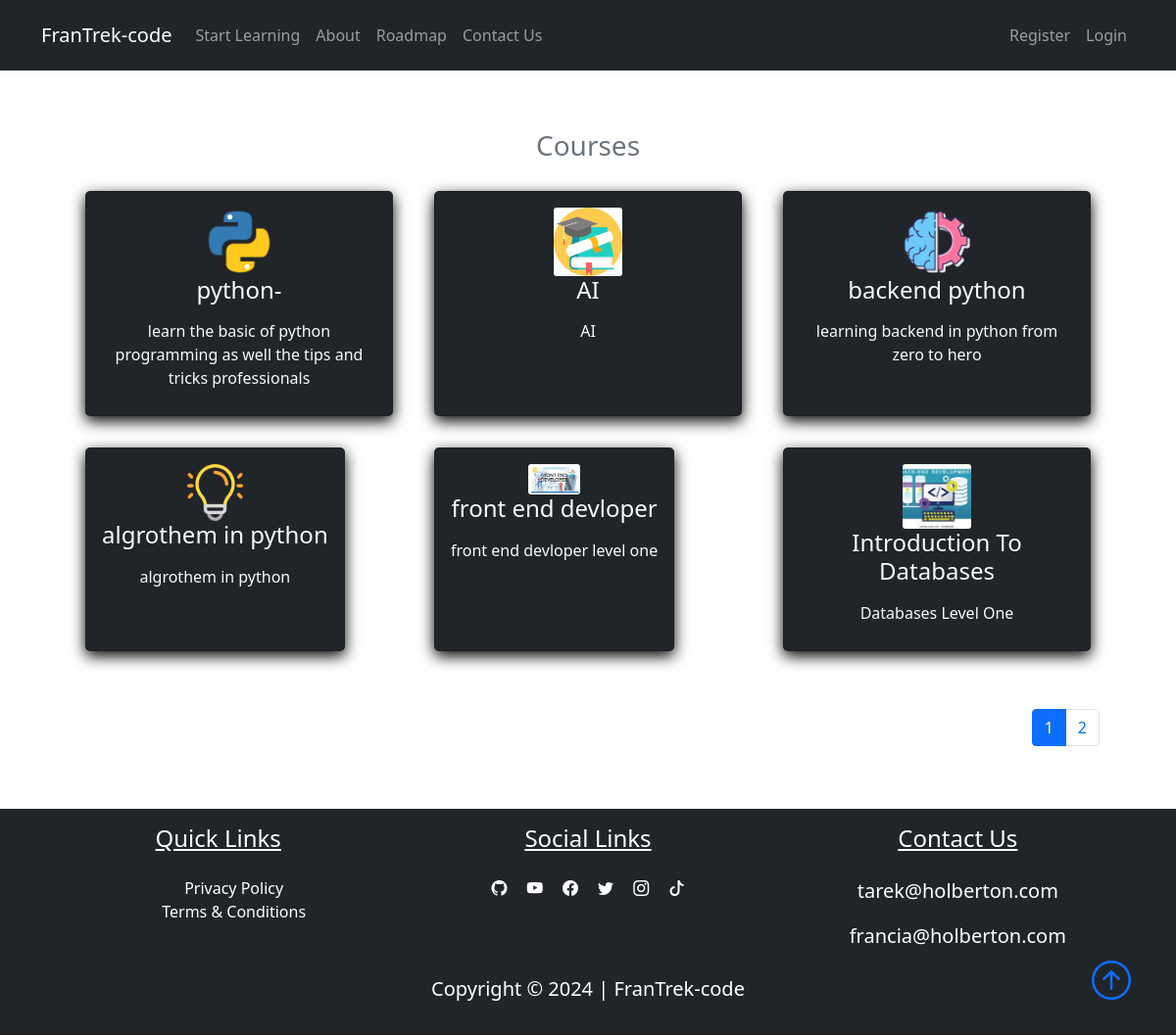
Screenshot of /courses with the database file from the repository.
### FranTrek/models.py (models this page shows, shortened)
class Course(db.Model):
    id = db.Column(db.Integer, primary_key=True)
    title = db.Column(db.String(50), unique=True, nullable=False)
    description = db.Column(db.String(150), nullable=False)
    icon = db.Column(db.String(20), nullable=False, default="default_icon.jpg")
    lessons = db.relationship("Lesson", backref="course_name", lazy=True)

### FranTrek/courses/routes.py (the view)
@courses_bp.route("/courses")
def courses():
    page = request.args.get("page", 1, type=int)
    courses = Course.query.paginate(page=page, per_page=6)
    return render_template("courses.html", title="Courses", courses=courses)

### FranTrek/templates/courses.html
{% extends "layout.html"%}
{% block content %}
<section class="bg-ligh">
    <div class="container p-5">
        <h3 class="text-center text-secondary" id='learn'>Courses</h3>
        <div class="row">
            {% for course in courses.items %}
            <div class="col-sm-12 col-md-6 col-lg-4 p-3 d-flex align-items-stretch">
                <a href="{{url_for('courses.course', course_title=course.title)}}" class="text-decoration-none">
                    <div class="card bg-dark text-light h-100">
                        <div class="card-body text-center">
                            <img src="{{url_for('static', filename='course_icons/'+course.icon)}}" alt=""
                                class="card-img w-25">
                            <h4 class="card-title mb-3">
                                {{course.title}}
                            </h4>
                            <p class="card-text">{{course.description}}</p>
                        </div>
                    </div>
                </a>
            </div>
            {% endfor %}
            <nav class="mt-5" aria-label="...">
                <ul class="pagination" style="display: flex; justify-content: flex-end">
                    {% for page_num in courses.iter_pages(left_edge=1, right_edge=1, left_current=1, right_current=2) %}
                    {% if page_num %}
                    {% if courses.page == page_num %}
                    <li class="page-item active">
                        <a href="{{url_for('courses.courses', page=page_num)}}" class="page-link">{{page_num}}</a>
                    </li>
                    {%else%}
                    <li class="page-item">
                        <a href="{{url_for('courses.courses', page=page_num)}}" class="page-link">{{page_num}}</a>
                    </li>
                    {%endif%}
                    {% else %}
                    ...
                    {% endif %}
                    {% endfor %}
                </ul>
            </nav>
        </div>
    </div>
</section>
{% endblock content %}

### FranTrek/static/main.css (style rules this page uses)
body::before { display: block; content: ''; height: 60px; }
.card { transition: 0.7s ease; box-shadow: 0 5px 15px rgba(1 1 1/ 15); border-radius: 5px; margin: 5px; }

### rows the page displays
Course: icon (picture), title "python-", description "learn the basic of python programming as well the tips and tricks professionals"
Course: icon (placeholder picture), title "AI", description "AI"
Course: icon (picture), title "backend python", description "learning backend in python from zero to hero"
Course: icon (picture), title "algrothem in python", description "algrothem in python"
Course: icon (picture), title "front end devloper", description "front end devloper level one"
Course: icon (picture), title "Introduction To Databases", description "Databases Level One"

### other values shown
{{ page_num }} "1"
{{ page_num }} "2"
